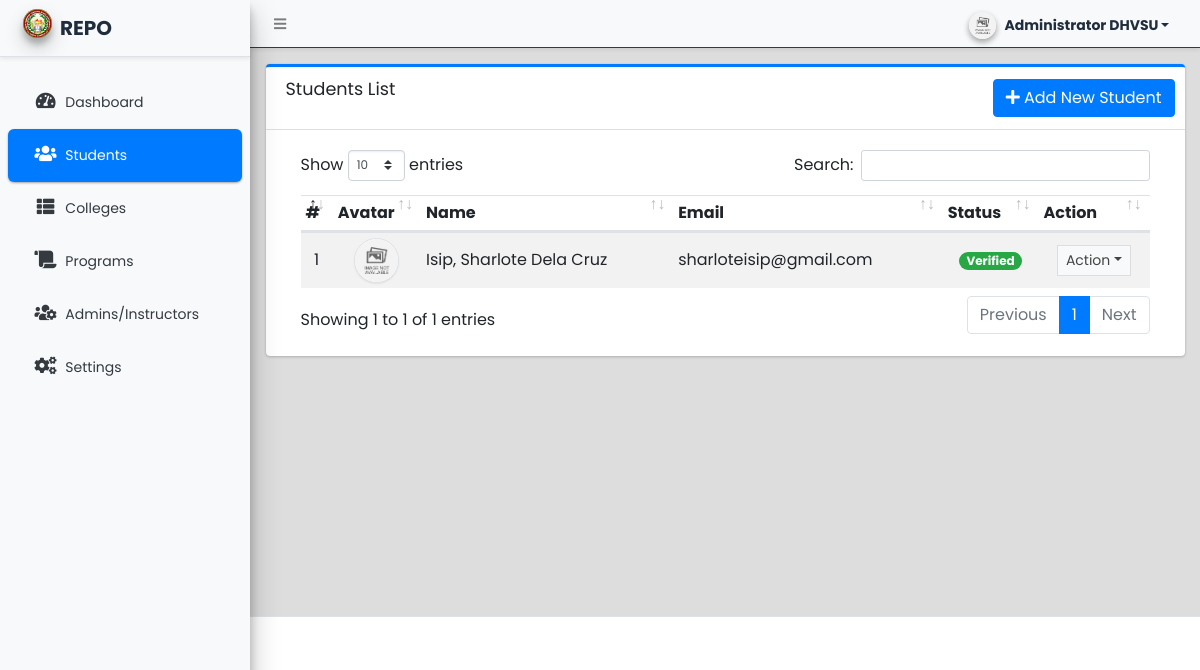
Before: /admin/?page=students (signed in) with the older database file.
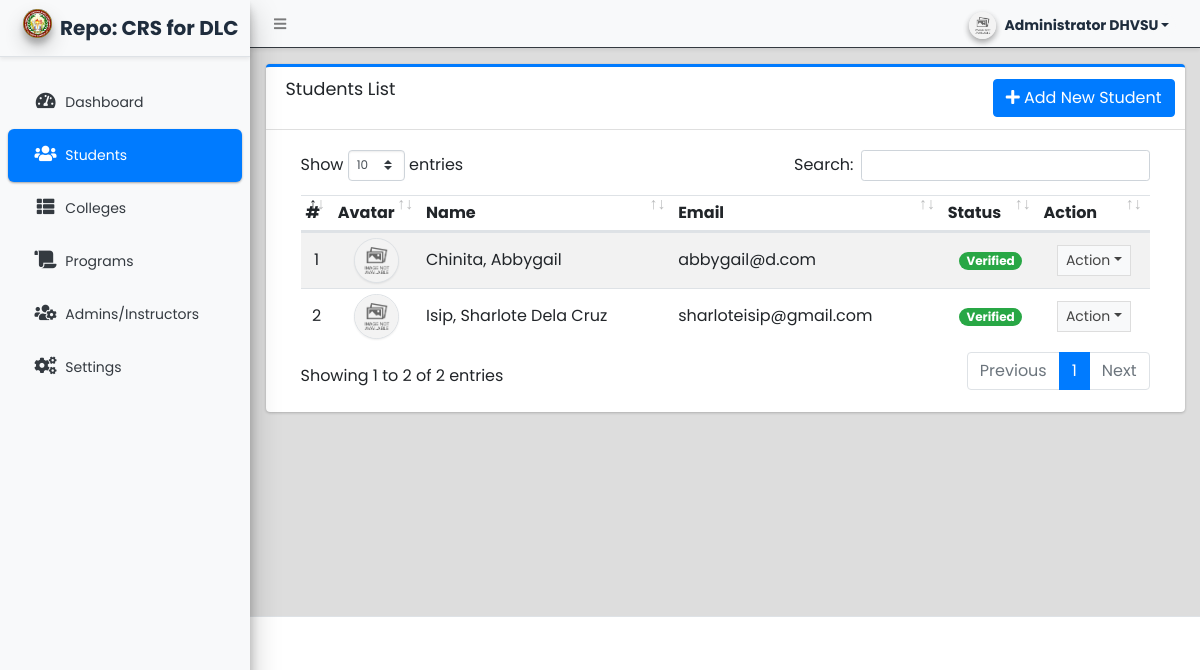
After: the same page with the newer database file.
### tables this page shows
CREATE TABLE `student_list` (
  `id` int(30) NOT NULL,
  `firstname` text NOT NULL,
  `middlename` text NOT NULL,
  `lastname` text NOT NULL,
  `department_id` int(30) NOT NULL,
  `curriculum_id` int(30) NOT NULL,
  `email` text NOT NULL,
  `password` text NOT NULL,
  `gender` varchar(50) NOT NULL,
  `status` tinyint(4) NOT NULL DEFAULT 0,
  `avatar` text NOT NULL,
  `date_created` datetime NOT NULL DEFAULT current_timestamp(),
  `date_updated` datetime DEFAULT NULL ON UPDATE current_timestamp()
);

### classes/DBConnection.php (called while the page is built, shortened)
<?php
class DBConnection{
    private $host = DB_SERVER;
    private $username = DB_USERNAME;
    private $password = DB_PASSWORD;
    private $database = DB_NAME;
    public $conn;
    public function __construct(){
        if (!isset($this->conn)) {
            $this->conn = new mysqli($this->host, $this->username, $this->password, $this->database);
        }
    }
}
?>

### classes/SystemSettings.php (called while the page is built, shortened)
<?php
class SystemSettings extends DBConnection{
	function info($field=''){
		if(!empty($field)){
			if(isset($_SESSION['system_info'][$field]))
				return $_SESSION['system_info'][$field];
			else
				return false;
		}else{
			return false;
		}
	}
}
$_settings = new SystemSettings();
?>

### config.php (called while the page is built, shortened)
<?php
require_once('classes/DBConnection.php');
require_once('classes/SystemSettings.php');
function validate_image($file){
	if(!empty($file)){
        $ex = explode('?',$file);
        $file = $ex[0];
        $param =  isset($ex[1]) ? '?'.$ex[1]  : '';
		if(is_file(base_app.$file)){
			return base_url.$file.$param;
		}else{
			return base_url.'dist/img/no-image-available.png';
		}
	}else{
		return base_url.'dist/img/no-image-available.png';
	}
}
?>

### admin/students/index.php (the view, shortened to what the changed rows need)
<div class="card card-outline card-primary">
    <div class="card-header">
        <h3 class="card-title">Students List</h3>
        <div class="card-tools">
            <a href="javascript:void(0)" id="create_new" class="btn btn-primary"><span class="fas fa-plus"></span> Add
                New Student</a>
        </div>
    </div>
    <div class="card-body">
        <div class="container-fluid">
            <div class="container-fluid">
                <table class="table table-hover table-striped">
                    <!-- <colgroup>
					<col width="5%">
					<col width="10%">
					<col width="20%">
					<col width="20%">
					<col width="15%">
					<col width="15%">
					<col width="10%">
				</colgroup> -->
                    <thead>
                        <tr>
                            <th>#</th>
                            <th>Avatar</th>
                            <th>Name</th>
                            <th>Email</th>
                            <th>Status</th>
                            <th>Action</th>
                        </tr>
                    </thead>
                    <tbody>
                        <?php
						$i = 1;
						$qry = $conn->query("SELECT *,concat(lastname,', ',firstname,' ', middlename) as name from `student_list`  order by concat(lastname,', ',firstname,' ', middlename) asc ");
						while($row = $qry->fetch_assoc()):
					?>
                        <tr>
                            <td class="text-center"><?php echo $i++; ?></td>
                            <td class="text-center"><img src="<?php echo validate_image($row['avatar']) ?>"
                                    class="img-avatar img-thumbnail p-0 border-2" alt="user_avatar"></td>
                            <td><?php echo ucwords($row['name']) ?></td>
                            <td>
                                <p class="m-0 truncate-1"><?php echo $row['email'] ?></p>
                            </td>
                            <td class="text-center">
                                <?php if($row['status'] == 1): ?>
                                <span class="badge badge-pill badge-success">Verified</span>
                                <?php else: ?>
                                <span class="badge badge-pill badge-primary">Not Verified</span>
                                <?php endif; ?>
                            </td>
                            <td align="center">
                                <button type="button"
                                    class="btn btn-flat btn-default btn-sm dropdown-toggle dropdown-icon"
                                    data-toggle="dropdown">
                                    Action
                                </button>
                            </td>
                        </tr>
                        <?php endwhile; ?>
                    </tbody>
                </table>
            </div>
        </div>
    </div>
</div>

### admin/inc/navigation.php (shortened to what the changed rows need)
<aside class="main-sidebar sidebar-light-primary elevation-4 sidebar-no-expand bg-light">
    <a href="<?php echo base_url ?>admin" class="brand-link bg-transparent text-sm shadow-sm">
        <img src="<?php echo validate_image($_settings->info('logo')) ?>" alt="Store Logo"
            class="brand-image img-circle elevation-3 bg-black"
            style="width: 1.8rem;height: 1.8rem;max-height: unset;object-fit:scale-down;object-position:center center">
        <span style="font-size:20px;" class="brand-text text-bold"><?php echo ($_settings->info('short_name')) ?></span>
    </a>
</aside>

Changed rows visible on the page:
added student_list: name "Chinita, Abbygail", email "abbygail@d.com", status "Verified"
Other visible differences:
$_settings->info('short_name'): "REPO" → "Repo: CRS for DLC"
text written by a page script: "Show entries Search: Showing 1 to 1 of 1 entries Previous 1 Next" → "Show entries Search: Showing 1 to 2 of 2 entries Previous 1 Next"
